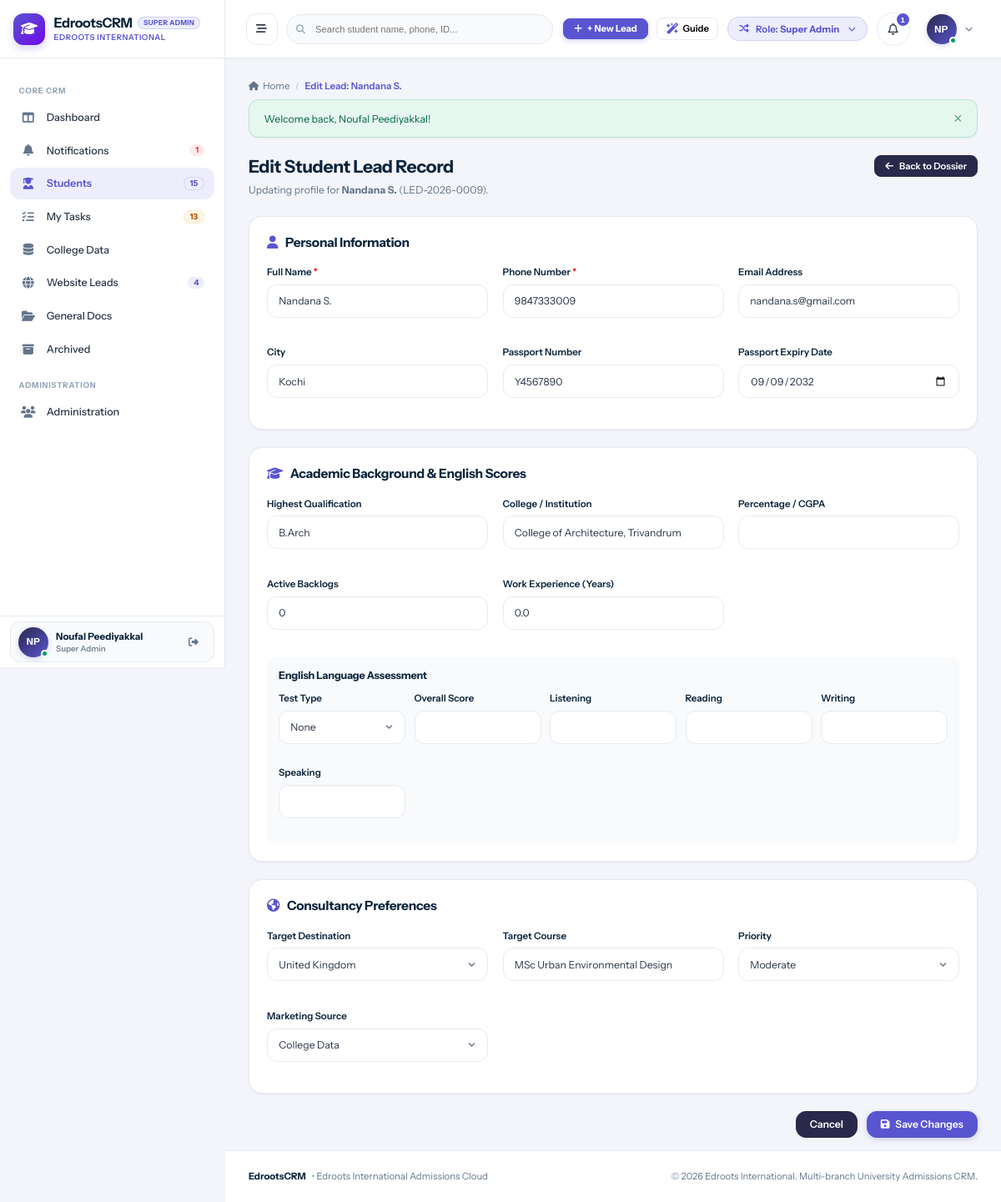
Page /leads/edit.php?id=9 (signed in) on the committed database.
### tables this page shows
CREATE TABLE `users` (
  `id` int(11) NOT NULL AUTO_INCREMENT,
  `branch_id` int(11) DEFAULT NULL,
  `role_id` int(11) NOT NULL,
  `manager_id` int(11) DEFAULT NULL,
  `reporting_manager_id` int(11) DEFAULT NULL,
  `name` varchar(150) NOT NULL,
  `email` varchar(150) NOT NULL,
  `password` varchar(255) NOT NULL,
  `phone` varchar(50) DEFAULT NULL,
  `designation` varchar(100) DEFAULT NULL,
  `avatar` varchar(255) DEFAULT NULL,
  `status` enum('Active','Inactive') DEFAULT 'Active',
  `created_at` datetime DEFAULT current_timestamp(),
  `updated_at` datetime DEFAULT NULL ON UPDATE current_timestamp(),
  PRIMARY KEY (`id`),
  UNIQUE KEY `email` (`email`),
  KEY `idx_branch` (`branch_id`),
  KEY `idx_role` (`role_id`),
  KEY `idx_manager` (`manager_id`)
);

CREATE TABLE `roles` (
  `id` int(11) NOT NULL AUTO_INCREMENT,
  `name` varchar(50) NOT NULL,
  `label` varchar(100) NOT NULL,
  `description` text DEFAULT NULL,
  `created_at` datetime DEFAULT current_timestamp(),
  PRIMARY KEY (`id`),
  UNIQUE KEY `name` (`name`)
);

CREATE TABLE `leads` (
  `id` int(11) NOT NULL AUTO_INCREMENT,
  `lead_code` varchar(30) NOT NULL,
  `full_name` varchar(150) NOT NULL,
  `phone` varchar(50) DEFAULT NULL,
  `mobile_number` varchar(50) NOT NULL,
  `phone_normalized` varchar(20) NOT NULL,
  `alternate_phone` varchar(50) DEFAULT NULL,
  `dob` date DEFAULT NULL,
  `gender` enum('Male','Female','Other') DEFAULT 'Other',
  `email` varchar(150) DEFAULT NULL,
  `permanent_address` text DEFAULT NULL,
  `city` varchar(100) DEFAULT NULL,
  `state` varchar(100) DEFAULT NULL,
  `country` varchar(100) DEFAULT 'India',
  `branch_id` int(11) NOT NULL,
  `assigned_counselor_id` int(11) DEFAULT NULL,
  `highest_qualification` varchar(100) DEFAULT NULL,
  `passing_college` varchar(200) DEFAULT NULL,
  `college_name` varchar(200) DEFAULT NULL,
  `passout_year` int(11) DEFAULT NULL,
  `year_of_passing` int(11) DEFAULT NULL,
  `percentage` decimal(5,2) DEFAULT NULL,
  `backlogs_count` int(11) DEFAULT 0,
  `has_passport` enum('Yes','No','Applied') DEFAULT 'No',
  `passport_number` varchar(50) DEFAULT NULL,
  `passport_expiry` date DEFAULT NULL,
  `pan_number` varchar(30) DEFAULT NULL,
  `has_ielts` enum('Yes','No','Awaiting Result','Not Attempted') DEFAULT 'No',
  `has_pte` enum('Yes','No','Awaiting Result','Not Attempted') DEFAULT 'No',
  `has_toefl` enum('Yes','No','Awaiting Result','Not Attempted') DEFAULT 'No',
  `english_test` varchar(50) DEFAULT 'None',
  `english_score` varchar(50) DEFAULT NULL,
  `score_listening` decimal(4,1) DEFAULT NULL,
  `score_reading` decimal(4,1) DEFAULT NULL,
  `score_writing` decimal(4,1) DEFAULT NULL,
  `score_speaking` decimal(4,1) DEFAULT NULL,
  `work_experience_years` decimal(4,1) DEFAULT 0.0,
  `notes` text DEFAULT NULL,
  `ielts_overall` decimal(3,1) DEFAULT NULL,
  `ielts_listening` decimal(3,1) DEFAULT NULL,
  `ielts_reading` decimal(3,1) DEFAULT NULL,
  `ielts_writing` decimal(3,1) DEFAULT NULL,
  `ielts_speaking` decimal(3,1) DEFAULT NULL,
  `pte_overall` int(11) DEFAULT NULL,
  `pte_listening` int(11) DEFAULT NULL,
  `pte_reading` int(11) DEFAULT NULL,
  `pte_writing` int(11) DEFAULT NULL,
  `pte_speaking` int(11) DEFAULT NULL,
  `target_country` varchar(100) DEFAULT NULL,
  `preferred_country` varchar(100) DEFAULT NULL,
  `target_university` varchar(200) DEFAULT NULL,
  `target_course` varchar(200) DEFAULT NULL,
  `preferred_course` varchar(200) DEFAULT NULL,
  `target_intake_id` int(11) DEFAULT NULL,
  `target_intake_text` varchar(100) DEFAULT NULL,
  `intake_year` int(11) DEFAULT 2026,
  `intake_term` varchar(50) DEFAULT 'September',
  `prospectivity` enum('High','Moderate','Low') DEFAULT 'Moderate',
  `priority` enum('High','Moderate','Low') DEFAULT 'Moderate',
  `enquiry_type` enum('WALK IN','TELE','TELE-WALK IN') DEFAULT 'TELE',
  `lead_source` varchar(100) DEFAULT 'Direct Inquiry',
  `source` varchar(100) DEFAULT 'Direct Inquiry',
  `stage_id` int(11) NOT NULL DEFAULT 1,
  `stage` varchar(50) DEFAULT 'ENQUIRY',
  `secondary_status` enum('Active','On Hold','Rejected','Lost') DEFAULT 'Active',
  `is_customer` tinyint(1) DEFAULT 0,
  `customer_code` varchar(30) DEFAULT NULL,
  `converted_to_customer_at` datetime DEFAULT NULL,
  `invoiced_total` decimal(12,2) DEFAULT 0.00,
  `paid_total` decimal(12,2) DEFAULT 0.00,
  `balance_total` decimal(12,2) DEFAULT 0.00,
  `college_data_id` int(11) DEFAULT NULL,
  `web_lead_id` int(11) DEFAULT NULL,
  `last_followup_at` datetime DEFAULT NULL,
  `next_followup_date` date DEFAULT NULL,
  `followup_count` int(11) DEFAULT 0,
  `last_followup_date` date DEFAULT NULL,
  `assigned_at` datetime DEFAULT current_timestamp(),
  `first_followup_logged` tinyint(1) DEFAULT 0,
  `is_archived` tinyint(1) DEFAULT 0,
  `archived_at` datetime DEFAULT NULL,
  `archived_by` int(11) DEFAULT NULL,
  `archive_reason` varchar(255) DEFAULT NULL,
  `archived_reason` varchar(255) DEFAULT NULL,
  `created_by` int(11) DEFAULT NULL,
  `created_at` datetime DEFAULT current_timestamp(),
  `updated_at` datetime DEFAULT NULL ON UPDATE current_timestamp(),
  PRIMARY KEY (`id`),
  UNIQUE KEY `lead_code` (`lead_code`),
  KEY `idx_phone` (`phone_normalized`),
  KEY `idx_branch` (`branch_id`),
  KEY `idx_counselor` (`assigned_counselor_id`),
  KEY `idx_stage` (`stage_id`),
  KEY `idx_customer` (`is_customer`),
  KEY `idx_archived` (`is_archived`),
  KEY `idx_next_fu` (`next_followup_date`)
);

### leads/edit.php (the view, shortened to what the rows shown need)
<?php
require_once __DIR__ . '/../config/database.php';
require_once __DIR__ . '/../config/helpers.php';
require_once __DIR__ . '/../includes/auth.php';
require_login();
$leadId = isset($_GET['id']) ? (int)$_GET['id'] : 0;
$stmt = $pdo->prepare("SELECT * FROM leads WHERE id = ? LIMIT 1");
$stmt->execute([$leadId]);
$lead = $stmt->fetch();
$activePage = 'leads';
include __DIR__ . '/../includes/header.php';
?>
<div class="page-header" style="display:flex; justify-content:space-between; align-items:flex-start; margin-bottom:1.5rem; flex-wrap:wrap; gap:1rem;">
  <div>
    <h1 style="font-size:1.5rem; font-weight:700; color:var(--text-heading); margin:0 0 0.35rem 0;">Edit Student Lead Record</h1>
    <p style="font-size:0.875rem; color:var(--text-muted); margin:0;">
      Updating profile for <strong><?= htmlspecialchars($lead['full_name']) ?></strong> (<?= htmlspecialchars($lead['lead_code']) ?>).
    </p>
  </div>
</div>
<form method="POST" action="<?= base_url('leads/edit.php?id=' . $lead['id']) ?>">
  <div class="card" style="margin-bottom:1.5rem; padding:1.5rem;">
    <div style="display:grid; grid-template-columns:repeat(auto-fit, minmax(240px, 1fr)); gap:1.25rem;">
      <div class="form-group">
        <label class="form-label">Full Name <span style="color:red;">*</span></label>
        <input type="text" name="full_name" class="form-control" value="<?= htmlspecialchars($lead['full_name']) ?>" required>
      </div>
      <div class="form-group">
        <label class="form-label">Phone Number <span style="color:red;">*</span></label>
        <input type="text" name="phone" class="form-control" value="<?= htmlspecialchars($lead['phone']) ?>" required>
      </div>
      <div class="form-group">
        <label class="form-label">Email Address</label>
        <input type="email" name="email" class="form-control" value="<?= htmlspecialchars($lead['email'] ?? '') ?>">
      </div>
      <div class="form-group">
        <label class="form-label">City</label>
        <input type="text" name="city" class="form-control" value="<?= htmlspecialchars($lead['city'] ?? '') ?>">
      </div>
      <div class="form-group">
        <label class="form-label">Passport Number</label>
        <input type="text" name="passport_number" class="form-control" value="<?= htmlspecialchars($lead['passport_number'] ?? '') ?>">
      </div>
      <div class="form-group">
        <label class="form-label">Passport Expiry Date</label>
        <input type="date" name="passport_expiry" class="form-control" value="<?= htmlspecialchars($lead['passport_expiry'] ?? '') ?>">
      </div>
    </div>
  </div>
  <div class="card" style="margin-bottom:1.5rem; padding:1.5rem;">
    <div style="display:grid; grid-template-columns:repeat(auto-fit, minmax(240px, 1fr)); gap:1.25rem; margin-bottom:1.25rem;">
      <div class="form-group">
        <label class="form-label">Highest Qualification</label>
        <input type="text" name="highest_qualification" class="form-control" value="<?= htmlspecialchars($lead['highest_qualification'] ?? '') ?>">
      </div>
      <div class="form-group">
        <label class="form-label">College / Institution</label>
        <input type="text" name="college_name" class="form-control" value="<?= htmlspecialchars($lead['college_name'] ?? '') ?>">
      </div>
      <div class="form-group">
        <label class="form-label">Active Backlogs</label>
        <input type="number" name="backlogs_count" class="form-control" value="<?= (int)($lead['backlogs_count'] ?? 0) ?>">
      </div>
      <div class="form-group">
        <label class="form-label">Work Experience (Years)</label>
        <input type="number" step="0.5" name="work_experience_years" class="form-control" value="<?= htmlspecialchars($lead['work_experience_years'] ?? '0') ?>">
      </div>
    </div>
    <div style="background:var(--bg-subtle); border-radius:8px; padding:1rem;">
      <div style="display:grid; grid-template-columns:repeat(auto-fit, minmax(130px, 1fr)); gap:0.75rem;">
        <div class="form-group">
          <label class="form-label">Test Type</label>
          <select name="english_test" class="form-control">
            <option value="None" <?= $lead['english_test'] === 'None' ? 'selected' : '' ?>>None</option>
          </select>
        </div>
      </div>
    </div>
  </div>
  <div class="card" style="margin-bottom:1.5rem; padding:1.5rem;">
    <div style="display:grid; grid-template-columns:repeat(auto-fit, minmax(240px, 1fr)); gap:1.25rem;">
      <div class="form-group">
        <label class="form-label">Target Course</label>
        <input type="text" name="preferred_course" class="form-control" value="<?= htmlspecialchars($lead['preferred_course'] ?? '') ?>">
      </div>
      <div class="form-group">
        <label class="form-label">Priority</label>
        <select name="priority" class="form-control">
          <option value="Moderate" <?= $lead['priority'] === 'Moderate' ? 'selected' : '' ?>>Moderate</option>
        </select>
      </div>
    </div>
  </div>
</form>
<?php include __DIR__ . '/../includes/footer.php'; ?>

### includes/header.php (shortened to what the rows shown need)
<?php
require_once __DIR__ . '/auth.php';
$currentUser = current_user();
$unreadNotifCount = $currentUser ? get_unread_notifications_count($currentUser['id']) : 0;
$activePage = $activePage ?? '';
?>
<!DOCTYPE html>
<html lang="en">
<head>
  <link rel="stylesheet" href="https://cdnjs.cloudflare.com/ajax/libs/font-awesome/6.5.1/css/all.min.css">
  <link rel="stylesheet" href="<?= base_url('assets/css/style.css') ?>">
</head>
<body>
<div id="app-layout">
  <?php include __DIR__ . '/sidebar.php'; ?>
  <div id="main-wrapper">
    <header id="top-navbar">
      <div class="navbar-right">
        <div class="role-switcher-dropdown" style="position: relative;">
          <button type="button" class="role-switcher-btn" id="role-switcher-btn" title="Simulate different role permissions">
            <span>Role: <strong><?= htmlspecialchars($currentUser['role_label'] ?? 'Guest') ?></strong></span>
          </button>
        </div>
        <div style="position: relative;">
          <button type="button" class="notification-bell-btn" id="notif-bell-btn" title="Notifications">
            <i class="fa-regular fa-bell"></i>
            <?php if ($unreadNotifCount > 0): ?>
              <span class="notification-counter"><?= $unreadNotifCount ?></span>
            <?php endif; ?>
          </button>
        </div>
        <div style="position: relative;">
          <button type="button" class="profile-dropdown-btn" id="user-profile-btn">
            <div class="user-avatar-sm online">
              <?= user_initials($currentUser['name'] ?? 'U') ?>
            </div>
            <i class="fa-solid fa-chevron-down" style="font-size:0.65rem; color:var(--text-muted);"></i>
          </button>
        </div>
      </div>
    </header>
    <main class="content-area">

### includes/sidebar.php (shortened to what the rows shown need)
<?php
global $pdo;
$currentUser = current_user();
$activePage = $activePage ?? '';
$sidebarUnreadNotifs = 0;
try {
    if ($pdo && $currentUser) {
        $now = time();
        $useSidebarCache = !empty($_SESSION['sidebar_cache']) && ($now - ($_SESSION['sidebar_cache_time'] ?? 0) < 30);
        if ($useSidebarCache) {
            $sc = $_SESSION['sidebar_cache'];
            $sidebarActiveLeadsCount = $sc['active_leads'] ?? 0;
            $sidebarWebLeadsCount    = $sc['web_leads'] ?? 0;
            $sidebarScheduledCount   = $sc['scheduled'] ?? 0;
            $sidebarOverdueCount     = $sc['overdue'] ?? 0;
            $sidebarTodayLeadsCount  = $sc['today_leads'] ?? 0;
            $sidebarPendingLeadsCount= $sc['pending_leads'] ?? 0;
            $sidebarTotalTasks       = $sc['total_tasks'] ?? 0;
            $sidebarUnreadNotifs     = $sc['unread_notifs'] ?? 0;
        } else {
            $sidebarUnreadNotifs = get_unread_notifications_count($currentUser['id']);
        }
    }
} catch (Exception $e) {
}
?>
<aside id="sidebar">
<?php
$rawRoleLabel = $currentUser['role_label'] ?? 'Staff';
$headerRoleBadge = $rawRoleLabel;
?>
  <div class="sidebar-header" id="sidebar-brand-header">
    <a href="<?= base_url('dashboard/index.php') ?>" class="brand-wrapper">
      <div class="brand-text">
        <div class="brand-title-row">
          <h1 class="brand-title">EdrootsCRM</h1>
          <span class="sidebar-role-badge sidebar-demo-badge" title="<?= htmlspecialchars($rawRoleLabel) ?>"><?= htmlspecialchars($headerRoleBadge) ?></span>
        </div>
      </div>
    </a>
  </div>
  <nav class="sidebar-nav">
    <a href="<?= base_url('notifications/index.php') ?>" id="sidebar-nav-notifications" class="nav-item <?= ($activePage === 'notifications') ? 'active' : '' ?>">
      <div class="nav-item-content">
        <i class="fa-solid fa-bell nav-icon"></i>
        <span class="nav-label">Notifications</span>
      </div>
      <?php if ($sidebarUnreadNotifs > 0): ?>
        <span class="nav-badge badge-red" title="<?= $sidebarUnreadNotifs ?> unread / unattended notifications"><?= $sidebarUnreadNotifs ?></span>
      <?php endif; ?>
    </a>
  </nav>
  <div class="sidebar-user">
    <div class="sidebar-user-card">
      <div class="user-snippet">
        <div class="user-avatar-sm online" title="<?= htmlspecialchars($currentUser['name'] ?? 'User') ?>">
          <?= user_initials($currentUser['name'] ?? 'U') ?>
        </div>
        <div class="user-info">
          <span class="user-name" title="<?= htmlspecialchars($currentUser['name'] ?? 'User') ?>"><?= htmlspecialchars($currentUser['name'] ?? 'User') ?></span>
          <span class="user-role"><?= htmlspecialchars($currentUser['role_label'] ?? 'Staff') ?></span>
        </div>
      </div>
    </div>
  </div>
</aside>

### rows in the picture
users: role.label "SUPER ADMIN", id "1", name "NP", name "Noufal Peediyakkal", role.label "Super Admin"
leads: full_name "Nandana S.", lead_code "LED-2026-0009", phone "9847333009", email "nandana.s@gmail.com", city "Kochi", passport_number "Y4567890", passport_expiry "09/09/2032", highest_qualification "B.Arch", college_name "College of Architecture, Trivandrum", backlogs_count "0", work_experience_years "0.0", english_test "None", preferred_course "MSc Urban Environmental Design", priority "Moderate"

### other values in the picture
$sidebarActiveLeadsCount "15"
$sidebarTotalTasks "13"
$sidebarWebLeadsCount "4"
$pageTitle "Edit Lead: Nandana S."
$flash['message'] "Welcome back, Noufal Peediyakkal!"
form field preferred_country "United Kingdom"
form field source "College Data"
